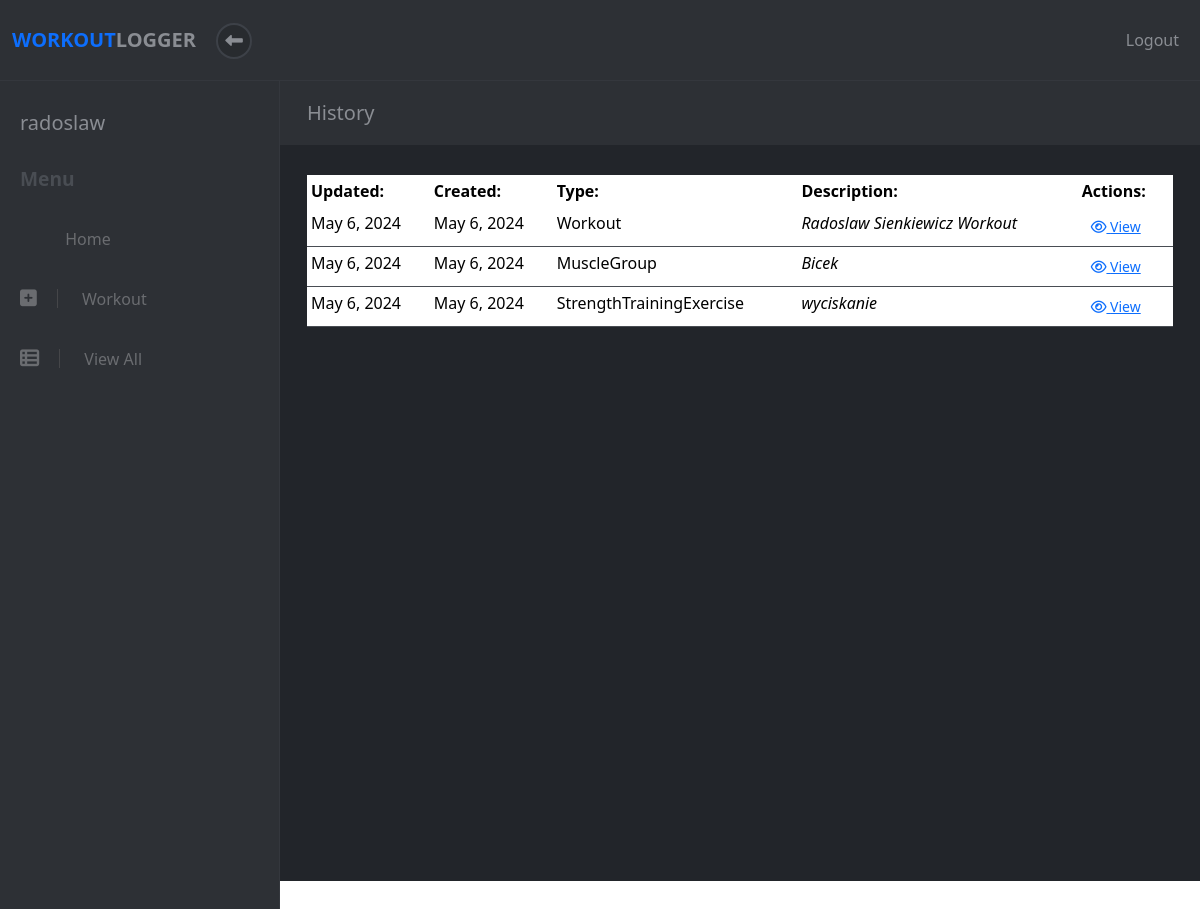
Before: /workouts (signed in) with the older database file.
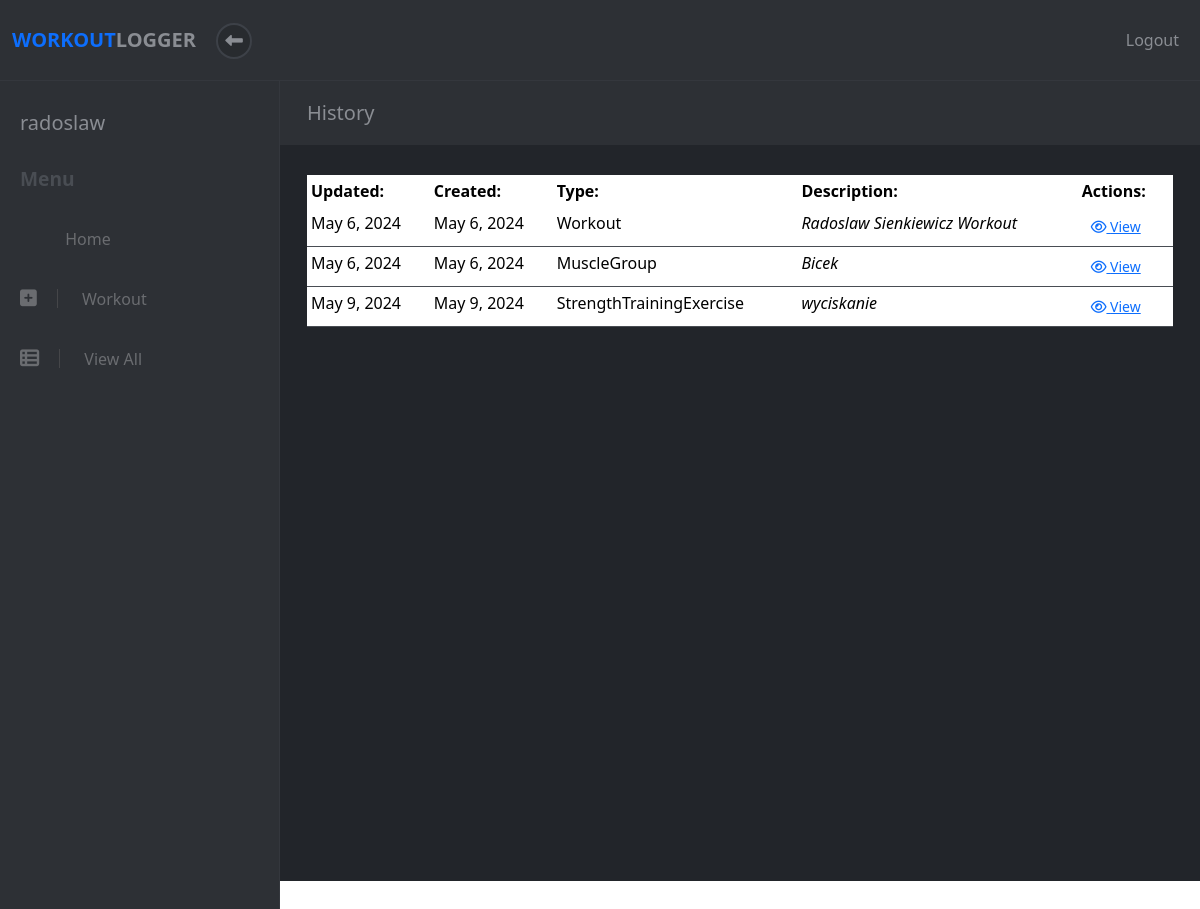
After: the same page with the newer database file.
### apps/workout/models.py (models this page shows, shortened)
class Workout(models.Model):
    name = models.CharField(max_length=50)
    description = models.CharField(max_length=150)
    completed = models.BooleanField(default=False)
    user = models.ForeignKey(User, on_delete=models.CASCADE, default=None)
    created_at = models.DateTimeField(auto_now_add=True)
    updated_at = models.DateTimeField(auto_now=True)
    objects = WorkoutManager()
    def class_name(self):
        return self.__class__.__name__

class MuscleGroup(models.Model):
    name = models.CharField(max_length=50)
    size = models.IntegerField(default=10)
    user = models.ForeignKey(User, on_delete=models.CASCADE, default=None)
    created_at = models.DateTimeField(auto_now_add=True)
    updated_at = models.DateTimeField(auto_now=True)
    objects = MuscleGroupManager()
    def class_name(self):
        return self.__class__.__name__

class Exercise(models.Model):
    name = models.CharField(max_length=50)
    description = models.CharField(max_length=150)
    workout = models.ForeignKey(Workout, on_delete=models.CASCADE, related_name='%(class)s', default=None)
    muscle_group = models.ForeignKey(MuscleGroup, on_delete=models.CASCADE, default=None)
    user = models.ForeignKey(User, on_delete=models.CASCADE, default=None)
    created_at = models.DateTimeField(auto_now_add=True)
    updated_at = models.DateTimeField(auto_now=True)
    objects = ExerciseManager()
    class Meta:
        ordering = ('name', 'muscle_group')
        abstract = True
    def class_name(self):
        return self.__class__.__name__

class StrengthTrainingExercise(Exercise):
    weight = models.DecimalField(max_digits=6, decimal_places=2)
    repetitions = models.PositiveIntegerField()

### apps/workout/views.py (the view)
# urls.py: re_path(r'^workouts$', views.view_all), # get all workouts
def view_all(request):
    try:
        user = User.objects.get(id=request.session["user_id"])
        workout_list = Workout.objects.filter(user__id=user.id)
        ste_list = StrengthTrainingExercise.objects.filter(user__id=user.id)
        ete_list = EnduranceTrainingExercise.objects.filter(user__id=user.id)
        be_list = BalanceExercise.objects.filter(user__id=user.id)
        fe_list = FlexibilityExercise.objects.filter(user__id=user.id)
        mg_list = MuscleGroup.objects.filter(user__id=user.id)
        page = request.GET.get('page', 1)
        data_list = list(chain(workout_list, ste_list,ete_list, be_list, fe_list, mg_list))
        paginator = Paginator(sorted(data_list, key=lambda x: x.updated_at), 12)
        try:
            data = paginator.page(page)
        except PageNotAnInteger:
            data = paginator.page(1)
        except EmptyPage:
            data = paginator.page(paginator.num_pages)
        data = {
            'user': user,
            'data': data,
        }
        return render(request, "workout/view_all.html", data)
    except (KeyError, User.DoesNotExist) as err:
        messages.info(request, "You must be logged in to view this page.", extra_tags="invalid_session")
        return redirect("/")

### apps/workout/templates/workout/view_all.html (shortened to what this page needs)
<!DOCTYPE html>
<html>
  <head>
    {% load static %}
    <link
      rel="stylesheet"
      href="{% static 'fontawesomefree/css/all.min.css' %}"
    />
    <link rel="stylesheet" href="../../static/workout/styles.css" />
    {% load bootstrap5 %} {% bootstrap_css %} {% bootstrap_javascript %}
  </head>
  <body>
    {% include 'workout/header.html' %}
    <div class="d-flex align-items-stretch">
      {% include 'workout/sidebar.html' %}
      <div class="page-content mb-5">
        <div class="page-header">
          <div class="container-fluid">
            <h2 class="h5 no-margin-bottom">History</h2>
          </div>
        </div>
        <section class="no-padding-bottom">
          <div class="container-fluid">
            <div class="row">
              <div class="col-lg-12 pb-4">
                {% if data %}
                <table
                  class="table table-sm all-workouts-table mb-4 text-white"
                >
                  <thead>
                    <tr>
                      <th scope="col">Updated:</th>
                      <th scope="col">Created:</th>
                      <th scope="col">Type:</th>
                      <th scope="col">Description:</th>
                      <th scope="col">Actions:</th>
                    </tr>
                  </thead>
                  <tbody>
                    {% for info in data %}
                    <tr>
                      <td scope="row">{{info.updated_at | date}}</td>
                      <td scope="row">{{info.created_at | date}}</td>
                      <td scope="row">{{info.class_name}}</td>
                      <td><em>{{info.name}}</em></td>
                      <td>
                        {% if info.class_name == 'Workout' %}
                            <form action="/workout/{{info.id}}">
                                <button class="btn btn-link btn-sm view-link" type="submit">
                                    <i class="fa fa-eye"></i> View
                                </button>
                            </form>
                        {% elif info.class_name == 'MuscleGroup' %}
                            <form action="/muscle_group/{{info.id}}">
                                <button class="btn btn-link btn-sm view-link" type="submit">
                                    <i class="fa fa-eye"></i> View
                                </button>
                            </form>
                        {% else %}
                            <form action="/exercise/{{info.id}}">
                                <button class="btn btn-link btn-sm view-link" type="submit">
                                    <i class="fa fa-eye"></i> View
                                </button>
                            </form>
                        {% endif %}
                      </td>
                    </tr>
                    {% endfor %}
                  </tbody>
                </table>
                {% endif %}
              </div>
            </div>
          </div>
        </section>
      </div>
    </div>
  </body>
</html>

Changed rows visible on the page:
removed StrengthTrainingExercise: updated_at "May 6, 2024", created_at "May 6, 2024", class_name "StrengthTrainingExercise", name "wyciskanie"
added StrengthTrainingExercise: updated_at "May 9, 2024", created_at "May 9, 2024", class_name "StrengthTrainingExercise", name "wyciskanie"
